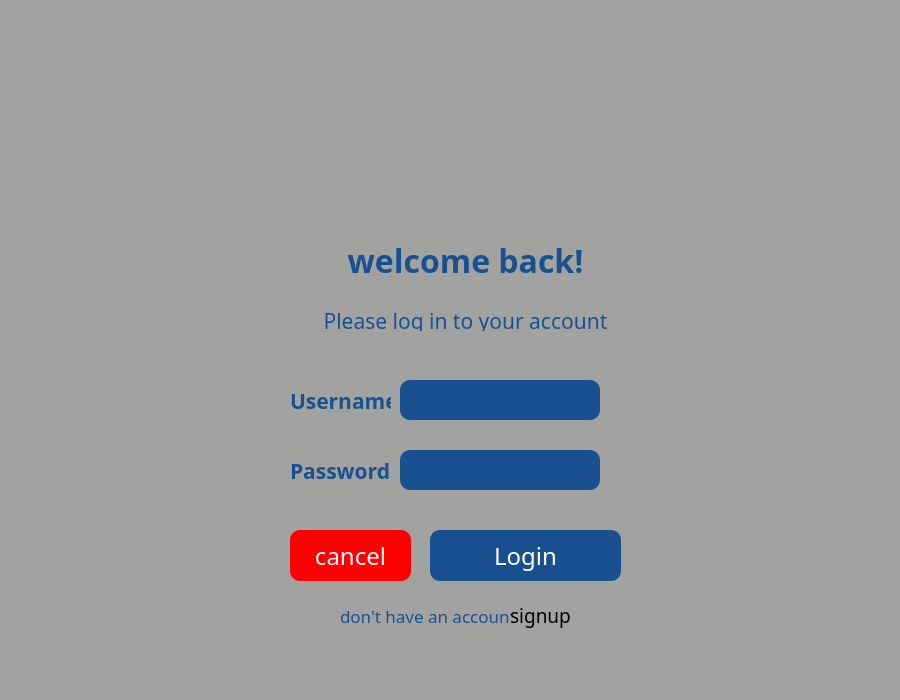
<?xml version="1.0" encoding="UTF-8"?>
<ui version="4.0">
 <class>Login</class>
 <widget class="QMainWindow" name="Login">
  <property name="geometry">
   <rect>
    <x>0</x>
    <y>0</y>
    <width>900</width>
    <height>700</height>
   </rect>
  </property>
  <property name="windowTitle">
   <string>TeleMors</string>
  </property>
  <property name="windowIcon">
   <iconset resource="Images.qrc">
    <normaloff>:/Images/logo.png</normaloff>:/Images/logo.png</iconset>
  </property>
  <property name="styleSheet">
   <string notr="true">background-color: rgb(162, 162, 161);</string>
  </property>
  <widget class="QWidget" name="centralwidget">
   <widget class="QPushButton" name="btn_cancel">
    <property name="geometry">
     <rect>
      <x>290</x>
      <y>530</y>
      <width>121</width>
      <height>51</height>
     </rect>
    </property>
    <property name="font">
     <font>
      <family>Tw Cen MT</family>
      <pointsize>18</pointsize>
      <bold>false</bold>
     </font>
    </property>
    <property name="cursor">
     <cursorShape>PointingHandCursor</cursorShape>
    </property>
    <property name="styleSheet">
     <string notr="true">background-color: rgb(255, 0, 0);
border-radius: 10px;
color: rgb(255, 255, 255);</string>
    </property>
    <property name="text">
     <string>cancel</string>
    </property>
   </widget>
   <widget class="QPushButton" name="btn_isHash">
    <property name="geometry">
     <rect>
      <x>610</x>
      <y>450</y>
      <width>40</width>
      <height>40</height>
     </rect>
    </property>
    <property name="cursor">
     <cursorShape>PointingHandCursor</cursorShape>
    </property>
    <property name="styleSheet">
     <string notr="true">border-color: rgb(25, 81, 144);
alternate-background-color: rgb(25, 81, 144);
color: rgb(255, 255, 255);
font: 16pt &quot;Tw Cen MT&quot;;
border: 0px;border-radius: 10px;
background-color: rgb(162, 162, 161,0);
</string>
    </property>
    <property name="text">
     <string/>
    </property>
    <property name="icon">
     <iconset resource="Images.qrc">
      <normaloff>:/Images/eye2.png</normaloff>:/Images/eye2.png</iconset>
    </property>
    <property name="iconSize">
     <size>
      <width>30</width>
      <height>30</height>
     </size>
    </property>
   </widget>
   <widget class="QLabel" name="lbl_doYouHave">
    <property name="geometry">
     <rect>
      <x>340</x>
      <y>600</y>
      <width>171</width>
      <height>31</height>
     </rect>
    </property>
    <property name="font">
     <font>
      <family>Tw Cen MT</family>
      <pointsize>13</pointsize>
     </font>
    </property>
    <property name="styleSheet">
     <string notr="true">color: rgb(25, 81, 144);
background-color: rgba(255, 255, 255, 0);</string>
    </property>
    <property name="text">
     <string>don't have an account?</string>
    </property>
   </widget>
   <widget class="QLabel" name="lbl_password">
    <property name="geometry">
     <rect>
      <x>290</x>
      <y>460</y>
      <width>101</width>
      <height>21</height>
     </rect>
    </property>
    <property name="font">
     <font>
      <family>Tw Cen MT</family>
      <pointsize>16</pointsize>
      <bold>true</bold>
     </font>
    </property>
    <property name="styleSheet">
     <string notr="true">color: rgb(25, 81, 144);
background-color: rgba(255, 255, 255, 0);</string>
    </property>
    <property name="text">
     <string>Password:</string>
    </property>
   </widget>
   <widget class="QLabel" name="lbl_pleaseLogin">
    <property name="geometry">
     <rect>
      <x>290</x>
      <y>310</y>
      <width>351</width>
      <height>21</height>
     </rect>
    </property>
    <property name="font">
     <font>
      <family>Tw Cen MT</family>
      <pointsize>16</pointsize>
     </font>
    </property>
    <property name="styleSheet">
     <string notr="true">color: rgb(25, 81, 144);
background-color: rgba(255, 255, 255, 0);</string>
    </property>
    <property name="text">
     <string>Please log in to your account</string>
    </property>
    <property name="alignment">
     <set>Qt::AlignCenter</set>
    </property>
   </widget>
   <widget class="QLabel" name="logo_app">
    <property name="geometry">
     <rect>
      <x>360</x>
      <y>20</y>
      <width>200</width>
      <height>200</height>
     </rect>
    </property>
    <property name="styleSheet">
     <string notr="true">background-color: rgba(255, 255, 255, 0);</string>
    </property>
    <property name="text">
     <string/>
    </property>
    <property name="pixmap">
     <pixmap resource="Images.qrc">:/Images/logo.png</pixmap>
    </property>
    <property name="scaledContents">
     <bool>true</bool>
    </property>
   </widget>
   <widget class="QPushButton" name="btn_login">
    <property name="geometry">
     <rect>
      <x>430</x>
      <y>530</y>
      <width>191</width>
      <height>51</height>
     </rect>
    </property>
    <property name="font">
     <font>
      <family>Tw Cen MT</family>
      <pointsize>18</pointsize>
      <bold>false</bold>
     </font>
    </property>
    <property name="cursor">
     <cursorShape>PointingHandCursor</cursorShape>
    </property>
    <property name="styleSheet">
     <string notr="true">background-color: rgb(25, 81, 144);
border-radius:10px;
color: rgb(255, 255, 255);</string>
    </property>
    <property name="text">
     <string>Login</string>
    </property>
   </widget>
   <widget class="QLabel" name="lbl_username">
    <property name="geometry">
     <rect>
      <x>290</x>
      <y>390</y>
      <width>101</width>
      <height>21</height>
     </rect>
    </property>
    <property name="font">
     <font>
      <family>Tw Cen MT</family>
      <pointsize>16</pointsize>
      <bold>true</bold>
     </font>
    </property>
    <property name="styleSheet">
     <string notr="true">color: rgb(25, 81, 144);
background-color: rgba(255, 255, 255, 0);</string>
    </property>
    <property name="text">
     <string>Username:</string>
    </property>
   </widget>
   <widget class="QPushButton" name="btn_signup">
    <property name="geometry">
     <rect>
      <x>500</x>
      <y>600</y>
      <width>81</width>
      <height>30</height>
     </rect>
    </property>
    <property name="font">
     <font>
      <family>Tw Cen MT</family>
      <pointsize>14</pointsize>
     </font>
    </property>
    <property name="cursor">
     <cursorShape>PointingHandCursor</cursorShape>
    </property>
    <property name="styleSheet">
     <string notr="true">border-radius:10px;
background-color: rgb(162, 162, 161);
color: rgb(0, 0, 0);
background-color: rgba(221, 229, 255, 0);</string>
    </property>
    <property name="text">
     <string>signup</string>
    </property>
   </widget>
   <widget class="QLineEdit" name="line_username">
    <property name="geometry">
     <rect>
      <x>400</x>
      <y>380</y>
      <width>200</width>
      <height>40</height>
     </rect>
    </property>
    <property name="autoFillBackground">
     <bool>false</bool>
    </property>
    <property name="styleSheet">
     <string notr="true">border-color: rgb(25, 81, 144);
alternate-background-color: rgb(25, 81, 144);
color: rgb(255, 255, 255);
font: 16pt &quot;Tw Cen MT&quot;;
background-color: rgb(25, 81, 144);
border: 0px;border-radius: 10px;</string>
    </property>
   </widget>
   <widget class="QLineEdit" name="line_password">
    <property name="geometry">
     <rect>
      <x>400</x>
      <y>450</y>
      <width>200</width>
      <height>40</height>
     </rect>
    </property>
    <property name="styleSheet">
     <string notr="true">border-color: rgb(25, 81, 144);
alternate-background-color: rgb(25, 81, 144);
color: rgb(255, 255, 255);
font: 16pt &quot;Tw Cen MT&quot;;
background-color: rgb(25, 81, 144);
border: 0px;border-radius: 10px;</string>
    </property>
    <property name="echoMode">
     <enum>QLineEdit::Password</enum>
    </property>
   </widget>
   <widget class="QLabel" name="wlecome_message">
    <property name="geometry">
     <rect>
      <x>310</x>
      <y>220</y>
      <width>311</width>
      <height>81</height>
     </rect>
    </property>
    <property name="font">
     <font>
      <family>Tw Cen MT</family>
      <pointsize>24</pointsize>
      <bold>true</bold>
     </font>
    </property>
    <property name="autoFillBackground">
     <bool>false</bool>
    </property>
    <property name="styleSheet">
     <string notr="true">color: rgb(25, 81, 144);
background-color: rgba(0, 0, 0, 0);</string>
    </property>
    <property name="text">
     <string>welcome back!</string>
    </property>
    <property name="alignment">
     <set>Qt::AlignCenter</set>
    </property>
   </widget>
   <widget class="QLabel" name="lbl_back">
    <property name="geometry">
     <rect>
      <x>-10</x>
      <y>-20</y>
      <width>1001</width>
      <height>701</height>
     </rect>
    </property>
    <property name="styleSheet">
     <string notr="true"/>
    </property>
    <property name="text">
     <string/>
    </property>
    <property name="pixmap">
     <pixmap resource="Images.qrc">:/Images/txture.png</pixmap>
    </property>
   </widget>
   <zorder>lbl_back</zorder>
   <zorder>btn_cancel</zorder>
   <zorder>btn_isHash</zorder>
   <zorder>lbl_doYouHave</zorder>
   <zorder>lbl_password</zorder>
   <zorder>lbl_pleaseLogin</zorder>
   <zorder>logo_app</zorder>
   <zorder>btn_login</zorder>
   <zorder>lbl_username</zorder>
   <zorder>btn_signup</zorder>
   <zorder>line_username</zorder>
   <zorder>line_password</zorder>
   <zorder>wlecome_message</zorder>
  </widget>
  <widget class="QMenuBar" name="menubar">
   <property name="geometry">
    <rect>
     <x>0</x>
     <y>0</y>
     <width>900</width>
     <height>26</height>
    </rect>
   </property>
  </widget>
  <widget class="QStatusBar" name="statusbar"/>
 </widget>
 <resources>
  <include location="Images.qrc"/>
 </resources>
 <connections/>
</ui>
